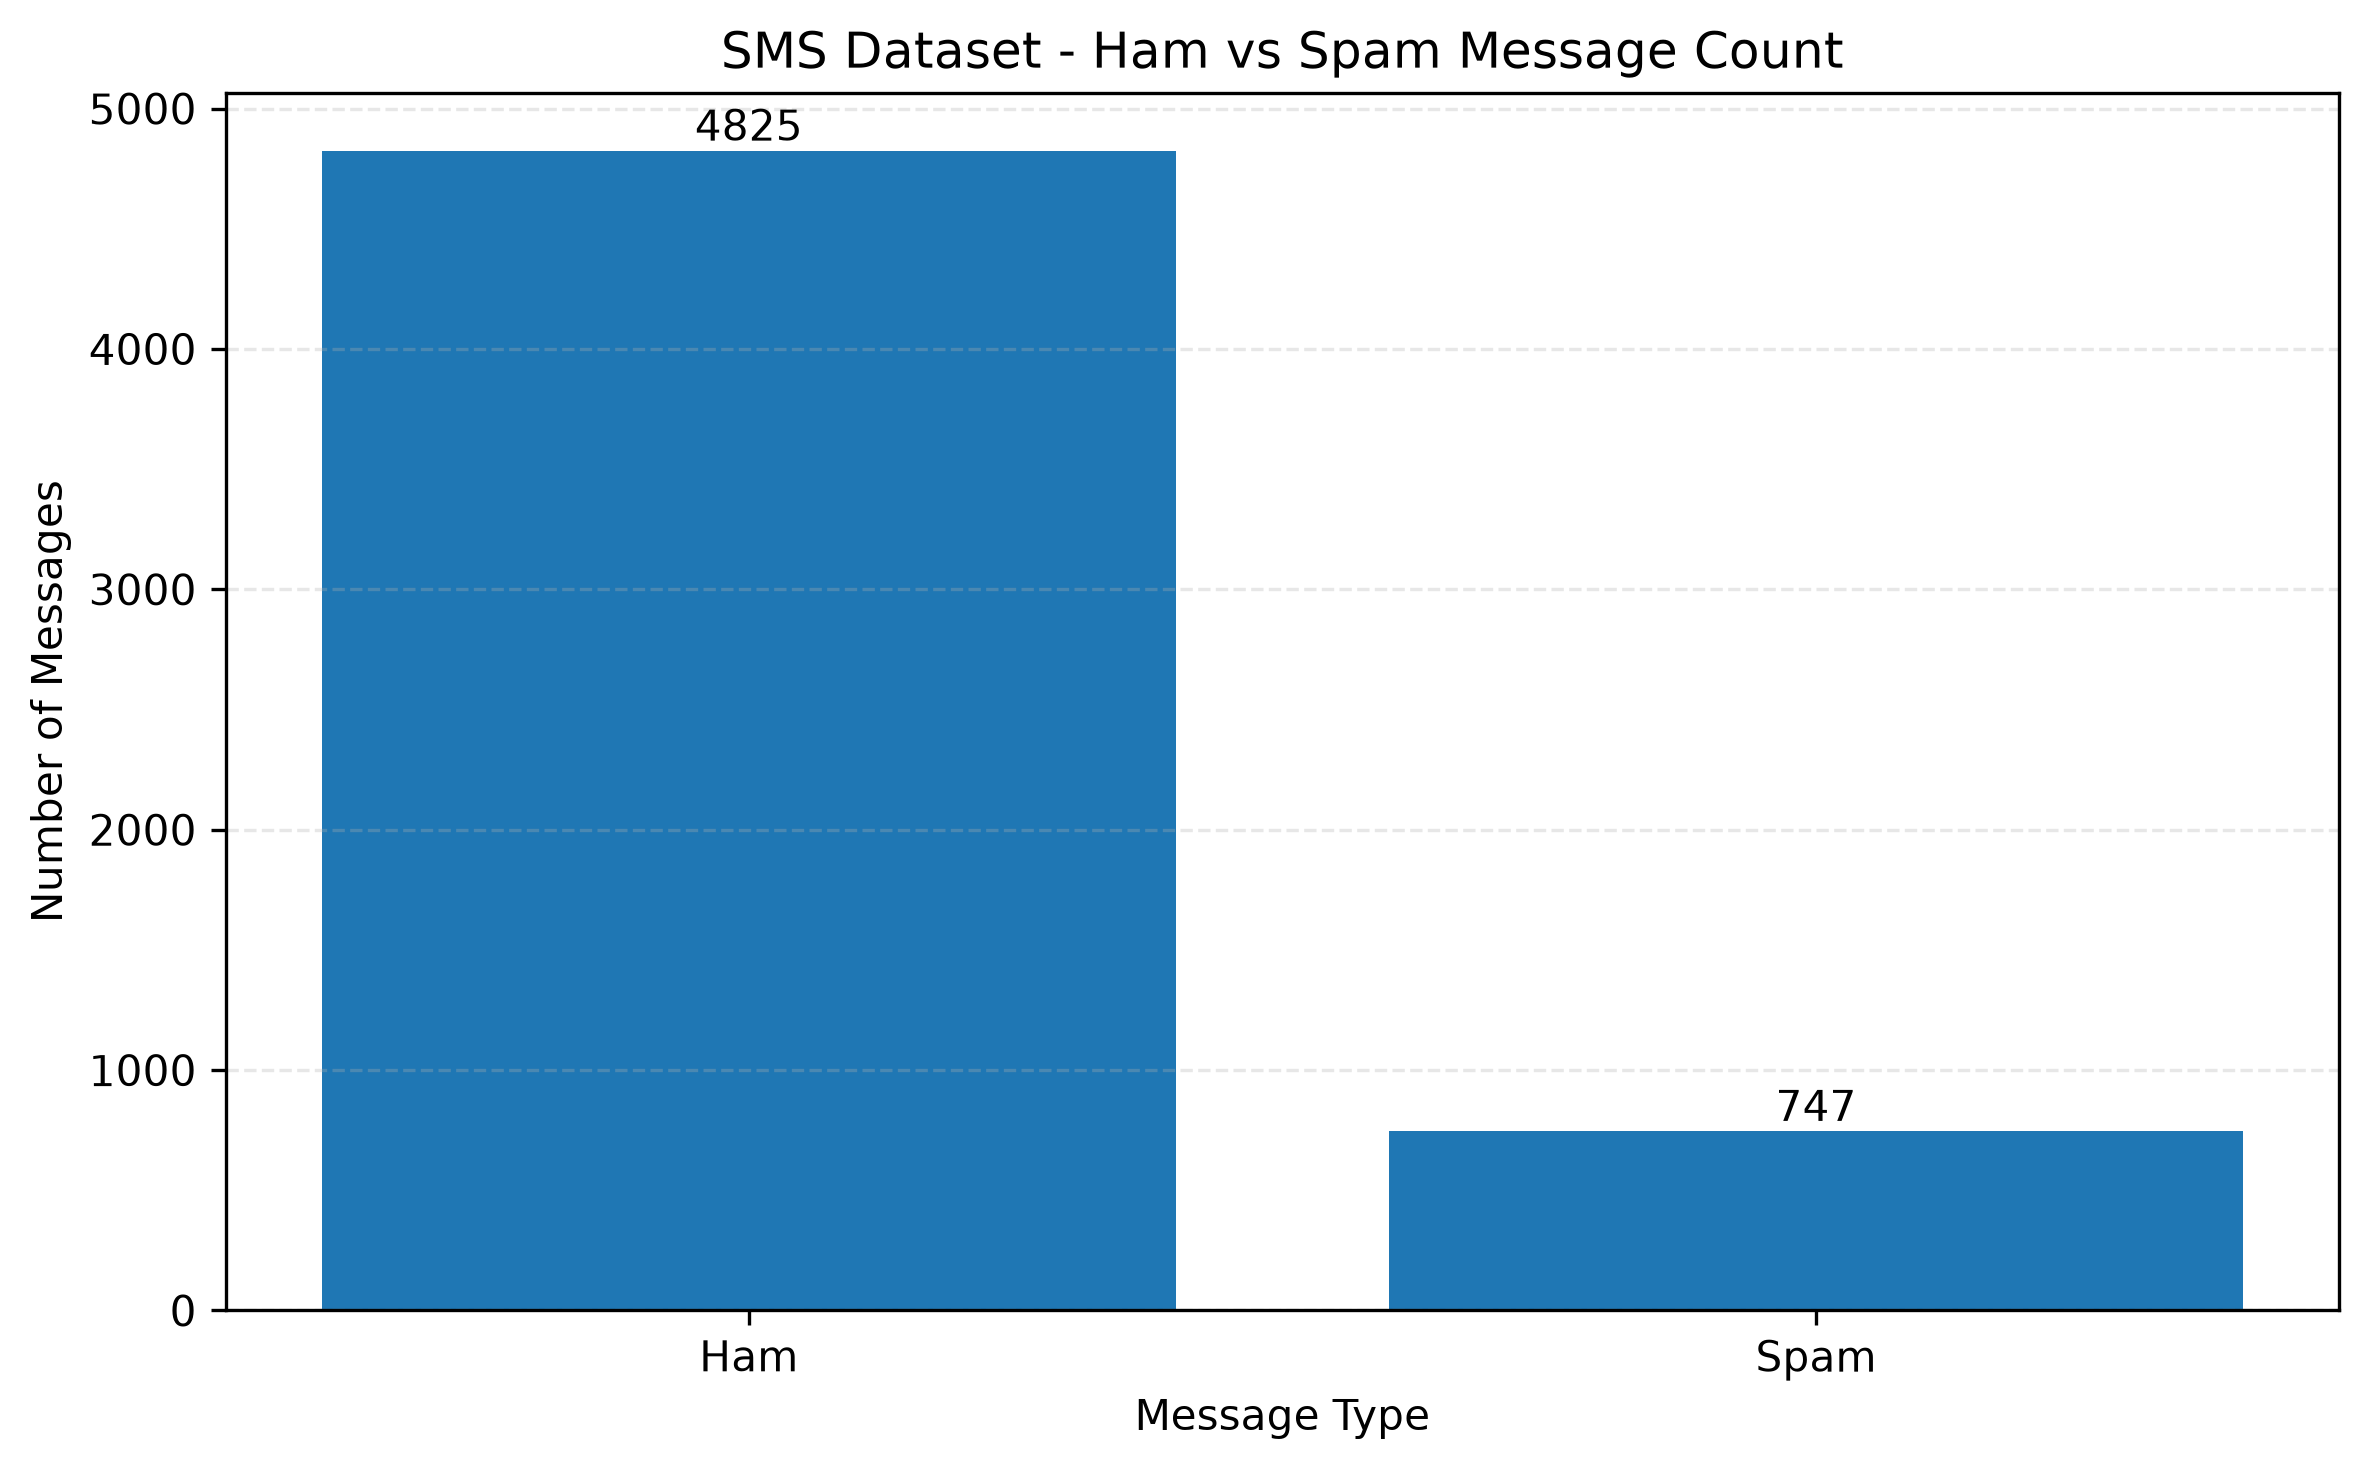

Generate this figure with Python:


import os
import pandas as pd
import matplotlib.pyplot as plt

# Existing project folder
folder = os.path.dirname(os.path.abspath(__file__))
csv_path = os.path.join(folder, "spam.csv")

# Check dataset
if not os.path.exists(csv_path):
    print("ERROR: spam.csv not found in the project folder.")
    raise SystemExit

# Load dataset
df = pd.read_csv(csv_path, encoding="latin-1")

# Find the label column
if "label" in df.columns:
    labels = df["label"]
elif "v1" in df.columns:
    labels = df["v1"]
else:
    print("ERROR: Ham/Spam label column not found.")
    print("Available columns:", list(df.columns))
    raise SystemExit

# Count Ham and Spam messages
labels = labels.astype(str).str.strip().str.lower()
ham_count = (labels == "ham").sum()
spam_count = (labels == "spam").sum()

print("Dataset Message Counts")
print("Ham messages :", ham_count)
print("Spam messages:", spam_count)

# Create graph
plt.figure(figsize=(8, 5))

bars = plt.bar(
    ["Ham", "Spam"],
    [ham_count, spam_count]
)

plt.title("SMS Dataset - Ham vs Spam Message Count")
plt.xlabel("Message Type")
plt.ylabel("Number of Messages")
plt.grid(axis="y", linestyle="--", alpha=0.3)

for bar in bars:
    count = int(bar.get_height())
    plt.text(
        bar.get_x() + bar.get_width() / 2,
        bar.get_height(),
        str(count),
        ha="center",
        va="bottom"
    )

plt.tight_layout()

# Save graph separately
output_path = os.path.join(
    folder,
    "dataset_distribution_graph.png"
)

plt.savefig(output_path, dpi=300, bbox_inches="tight")
print("Graph saved successfully:", output_path)

plt.show()
